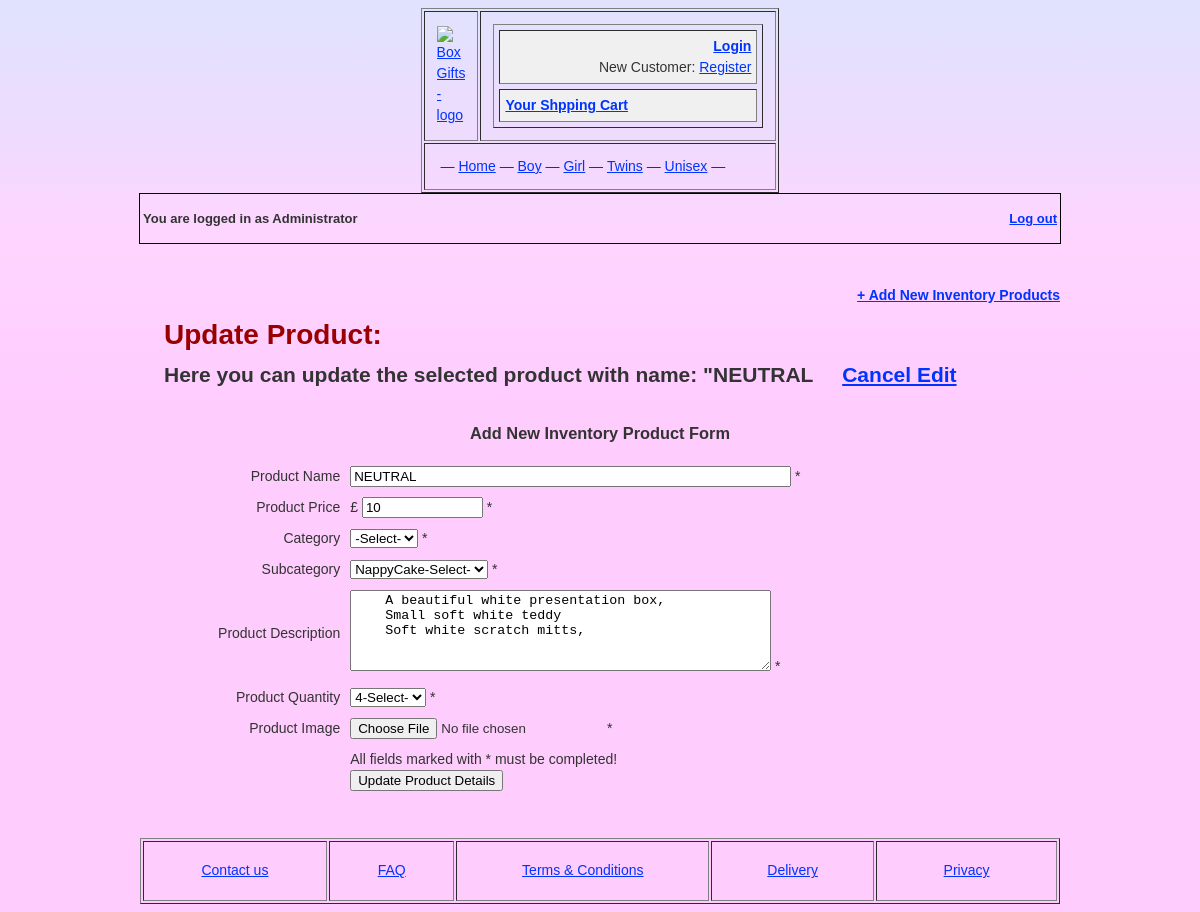
The app's page /admin/inventory_edit.php?pid=3 (signed in) with its own data.
### tables this page shows
CREATE TABLE IF NOT EXISTS `products` (
  `id` bigint(125) NOT NULL AUTO_INCREMENT,
  `productName` varchar(125) NOT NULL,
  `productPrice` float NOT NULL,
  `productCategory` varchar(100) NOT NULL,
  `productSubcategory` varchar(100) NOT NULL,
  `productDescription` text,
  `productQuantity` bigint(20) NOT NULL,
  `productDateAdded` date NOT NULL,
  PRIMARY KEY (`id`),
  UNIQUE KEY `productName` (`productName`),
  KEY `id` (`id`,`productName`)
);

### store/storescripts/mysql.inc.php (called while the page is built, shortened)
<?php
function connect()
{
$db_Link = mysql_connect(DB_HOST, DB_USER, DB_PASS) or die ('Cannot connect to the MySQL Server. Please go and check your username, password and database parameters in your configuration file.');
return $db_Link;
}
function query($query)
{
if(!isset($db_Link))
$db_Link = connect();
$result = mysql_query($query, $db_Link) or die('Error: ' . mysql_error());
$lastInsertID = mysql_insert_id($db_Link);
$returnArray = array();
$i=0;
while ($row = mysql_fetch_array($result, MYSQL_BOTH))
if ($row)
$returnArray[$i++]=$row;
return $returnArray;
}
?>

### admin/inventory_edit.php (the view, shortened to what this page needs)
<?php
if (isset($_GET['pid'])){
$targetID = $_GET['pid'];
$sql = "SELECT * FROM products WHERE id='$targetID'";
$res = query($sql);
if($res) {
foreach ($res as $row) {
		$productName = $row["productName"];
		$productPrice = $row["productPrice"];
		$productSubcategory = $row["productSubcategory"];
		$productDescription = $row["productDescription"];
		$productQuantity = $row["productQuantity"];
}
}else{
	echo"Error - the item does not exist in the systme. You should't see this message at all if product is already on the system.";
	exit();
}
}
?>
<!DOCTYPE HTML>
<html>
<head>
<link rel="stylesheet" href="../css/mainStyle.css" type="text/css" media="screen">
</head>
<body>
<div align="center" id="mainWraper">
  <?php include_once("../store/template_header.php");?>
    <div align="left"; style="margin-right: 24px; width: 920px; margin-left:auto; margin-right:auto; border: 1px solid #000;">
    <table align="center" width="920px" border="0">
  <tr>
    <td width="802" align="left"><h1 style="font-size: 13px;">You are logged in as Administrator</h1></td>
    <td width="108" align="right"><h2 style="font-size: 13px;"> <a href="../store/storescripts/logout.php">Log out</a></h2></td>
  </tr>
</table>
  </div>
	<div id="pageContent" style="width:920px;"><br/>
    <div align="right" style="padding-right:120px; padding-top: 20px; margin-left:auto; margin-right:auto; width:920px"><a href="inventory_list.php#inventoryForm"><strong>+ Add New Inventory Products</strong></a></div>
   	 <div align="left"; style="padding-left: 24px; width:920px; margin-left:auto; margin-right:auto;">
       <h1 style="text-align:left; color:#900;">Update Product:</h1>
       <h2>Here you can update the selected product with name: "<?php echo $productName;?>&nbsp;&nbsp;&nbsp;&nbsp;<a href="inventory_list.php"><strong>Cancel Edit</strong></a><br/><br/></h2>
</div>
     <h3>Add New Inventory Product Form</h3>
     <form action="inventory_edit.php?pid=<?php echo $targetID; ?>" enctype="multipart/form-data" name="myForm" id="myForm" method="POST">
     <table width="920px" border="0" cellspacing="0" cellpadding="5">
       <tr>
         <td align="right">Product Name</td>
         <td><label>
         <input name="productName" type="text" id="productName" size="52" value="<?php echo $productName;?>"/>
         </label>*</td>
       </tr>
       <tr>
         <td align="right">Product Price</td>
         <td><label>
         £
         <input name="productPrice" type="text" id="textfield" size="12" value="<?php echo $productPrice;?>"/>
         </label>*</td>
       </tr>
       <tr>
         <td align="right">Category</td>
         <td><label>
         <select name="productCategory" id="category">
         <option value="">-Select-</option>
         </select>
         </label>*</td>
       </tr>
       <tr>
         <td align="right">Subcategory</td>
         <td><label>
         <select name="productSubcategory" id="subcategory">
         <option value="<?php echo $productSubcategory;?>"><?php echo $productSubcategory;?>-Select-</option>
         </select>
         </label>*</td>
       </tr>
       <tr>
         <td align="right">Product Description</td>
         <td><label>
         <textarea name="productDescription" id="description" cols="50" rows="5"><?php echo $productDescription;?></textarea>
         </label>*</td>
       </tr>
       <td align="right">Product Quantity</td>
         <td><label>
         <select name="productQuantity" id="quantity">
         <option value="<?php echo $productQuantity;?>"><?php echo $productQuantity;?>-Select-</option>
         </select>
         </label>*</td>
       <tr>
         <td align="right">Product Image</td>
         <td><label>
         <input type="file" name="fileField" id="fileField"/>
         </label>*</td>
       </tr>
       <tr>
         <td>&nbsp;</td>
         <td><label>All fields marked with * must be completed!<br/>
         <input type="submit" name="button" id="button" value="Update Product Details"/>
         </label></td>
       </tr>
     </table>
     </form>
     <br/>
     <br/>
  </div>
<?php include_once("../store/template_footer.php");?>
</div>
</body>
</html>

### css/mainStyle.css (style rules this page uses)
body,td,th { font-family: Arial, Helvetica, sans-serif; font-size: 14px; color: #333; line-height:1.5em; }
body { background-color: #FECCFD; background-image: url(../Images/bgImage.jpg); background-repeat: repeat-x; }
a:link { color: #03F; }
#pageContent { color:#333; }

### records on screen
products: productName "NEUTRAL", productPrice "10", productSubcategory "NappyCake-Select-", productDescription "A beautiful white presentation box, Small soft white teddy Soft white scratch mitts,", productQuantity "4-Select-"
